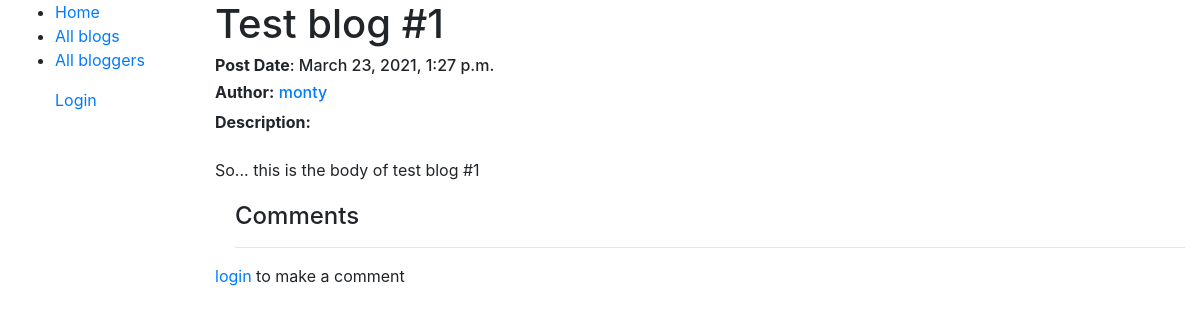
The page /blog/blog/1 on the database as committed earlier.
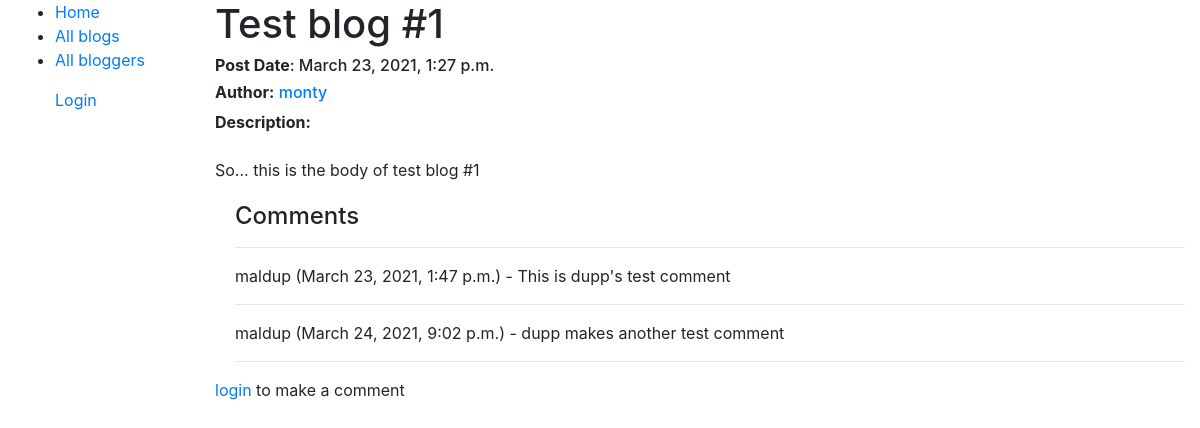
The same page on the database as committed later.
### blog/models.py (models this page shows, shortened)
class Post(models.Model):
    STATUS_CHOICES = (
            ("draft", "Draft"),
            ("published", "Published"),
        )
    title = models.CharField(max_length=100, unique=True)
    slug = models.SlugField(max_length=250, unique_for_date="publish")
    summary = models.TextField(max_length=500, help_text="Give a brief summary of what your post is about")
    date_posted = models.DateTimeField(default=timezone.now)
    author = models.ForeignKey(User, editable=False, on_delete=models.CASCADE)
    body = models.TextField()
    publish = models.DateTimeField(default=timezone.now)
    created = models.DateTimeField(auto_now_add=True)
    updated = models.DateTimeField(auto_now=True)
    genre = models.ForeignKey('Tag',null=True, on_delete=models.SET_NULL)
    status = models.CharField(
        max_length=10, choices=STATUS_CHOICES, default="draft"
    )
    class Meta:
        ordering = ("-publish",)

class User(AbstractBaseUser, PermissionsMixin):
    email = models.EmailField(_("email address"), unique=True)
    user_name = models.CharField(max_length=150, unique=True, help_text=_("Enter pseudonym"))
    first_name = models.CharField(max_length=150)
    last_name = models.CharField(max_length=150)
    start_date = models.DateTimeField(default = timezone.now)
    bio = models.TextField(_("Bio"), max_length=500, blank=True)
    is_staff = models.BooleanField(default=False)
    is_active = models.BooleanField(default = True)
    objects = CustomAccountManager()
    USERNAME_FIELD = 'email'
    REQUIRED_FIELDS = ['user_name', 'first_name', 'last_name']
    def __str__(self):
        return self.user_name

class Comment(models.Model):
    post = models.ForeignKey(Post, on_delete=models.CASCADE, related_name="comments")
    user = models.ForeignKey(User,null=True, blank=True, on_delete=models.CASCADE)
    body = models.TextField(max_length=160)
    created = models.DateTimeField(auto_now_add=True)
    updated = models.DateTimeField(auto_now=True)
    class Meta:
        ordering = ("created",)

### blog/views.py (the view, shortened to what this page needs)
# urls.py: path('blog/<int:pk>', views.BlogDetailView.as_view(), name='blog-detail'),
class BlogDetailView(DetailView):
    model = Post
    paginate_by = 10
    def get_context_data(self, **kwargs):
        context = super(BlogDetailView, self).get_context_data(**kwargs)
        context["comment"] = Comment.objects.filter(post_id = self.kwargs['pk'])
        return context

### blog/templates/blog/post_detail.html
{% extends 'base_generic.html' %}
{% block content %}
<h1>{{post.title}}</h1>
<h6><strong>Post Date</strong>: {{post.date_posted}}</h6>
<h6><strong>Author:</strong> <a href="{% url 'blogger-info' post.author.id%}">{{post.author}}</a></h6>
<strong>Description:</strong>
<br><br>
<p>{{post.body}}</p>
<div style="margin-top: 20px; margin-left: 20px;">
    <h4>Comments</h4>
    <hr>
    {% for post in comment%}
        <p>{{post.user}} ({{post.created}}) - {{post.body}}</p>
        <hr>
    {% endfor %}
</div>
{% if user.is_authenticated %}
<a href="{% url 'comment' post.pk %}">Add a comment</a>
{% else %}
<p><a href="{% url 'login' %}">login</a> to make a comment </p>
{% endif %}
{% endblock content %}

### blog/templates/base_generic.html (shortened to what this page needs)
<!DOCTYPE html>
<html lang="en">
<head>
    <link rel="stylesheet" href="https://cdn.jsdelivr.net/npm/bootstrap@4.5.3/dist/css/bootstrap.min.css">
</head>
<body>
    <div class="container-fluid">
        <div class="row">
            <div class="col-sm-2">
                {% block sidebar %}
                    <ul class="sidebar-nav">
                        <li><a href="{% url 'home' %}">Home</a></li>
                        <li><a href="{% url 'blogs' %}">All blogs</a></li>
                        <li><a href="{% url 'blogger-list' %}">All bloggers</a></li>
                    </ul>
                {%endblock sidebar %}
                <ul class="sidebar-nav">
                    {% if user.is_authenticated%}
                        User: {{user.get_username}}
                        <li><a href="{% url 'logout' %}">Logout</a></li>
                    {% else%}
                        <a href="{% url 'login' %}?next={{request.path}}">Login</a>
                    {% endif %}
                </ul>
            </div>
            <div class="col-sm-10">
                {% block content %}
                {% endblock content %}
            </div>
        </div>
    </div>
</body>
</html>

Rows that differ between the two databases and show on the page:
added Comment: user "maldup", created "March 23, 2021, 1:47 p.m.", body "This is dupp's test comment"
added Comment: user "maldup", created "March 24, 2021, 9:02 p.m.", body "dupp makes another test comment"
